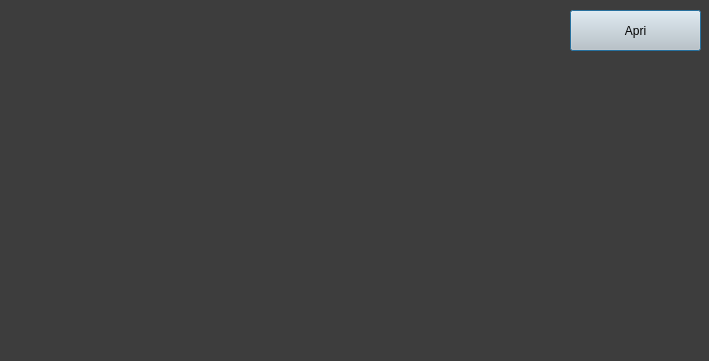
<?xml version="1.0" encoding="UTF-8"?>
<ui version="4.0">
 <class>Dialog</class>
 <widget class="QDialog" name="Dialog">
  <property name="geometry">
   <rect>
    <x>0</x>
    <y>0</y>
    <width>709</width>
    <height>361</height>
   </rect>
  </property>
  <property name="windowTitle">
   <string>Dialog</string>
  </property>
  <property name="styleSheet">
   <string notr="true">QDialog#Dialog{
background-color: rgb(61, 61, 61);}</string>
  </property>
  <widget class="QWidget" name="horizontalLayoutWidget">
   <property name="geometry">
    <rect>
     <x>10</x>
     <y>10</y>
     <width>551</width>
     <height>341</height>
    </rect>
   </property>
   <layout class="QHBoxLayout" name="posteggi_layout"/>
  </widget>
  <widget class="QPushButton" name="open_button">
   <property name="geometry">
    <rect>
     <x>570</x>
     <y>10</y>
     <width>131</width>
     <height>41</height>
    </rect>
   </property>
   <property name="cursor">
    <cursorShape>PointingHandCursor</cursorShape>
   </property>
   <property name="styleSheet">
    <string notr="true">background-color: rgb(202, 202, 202);
font: 10pt &quot;MS Shell Dlg 2&quot;;</string>
   </property>
   <property name="text">
    <string>Apri</string>
   </property>
  </widget>
 </widget>
 <resources/>
 <connections/>
</ui>
